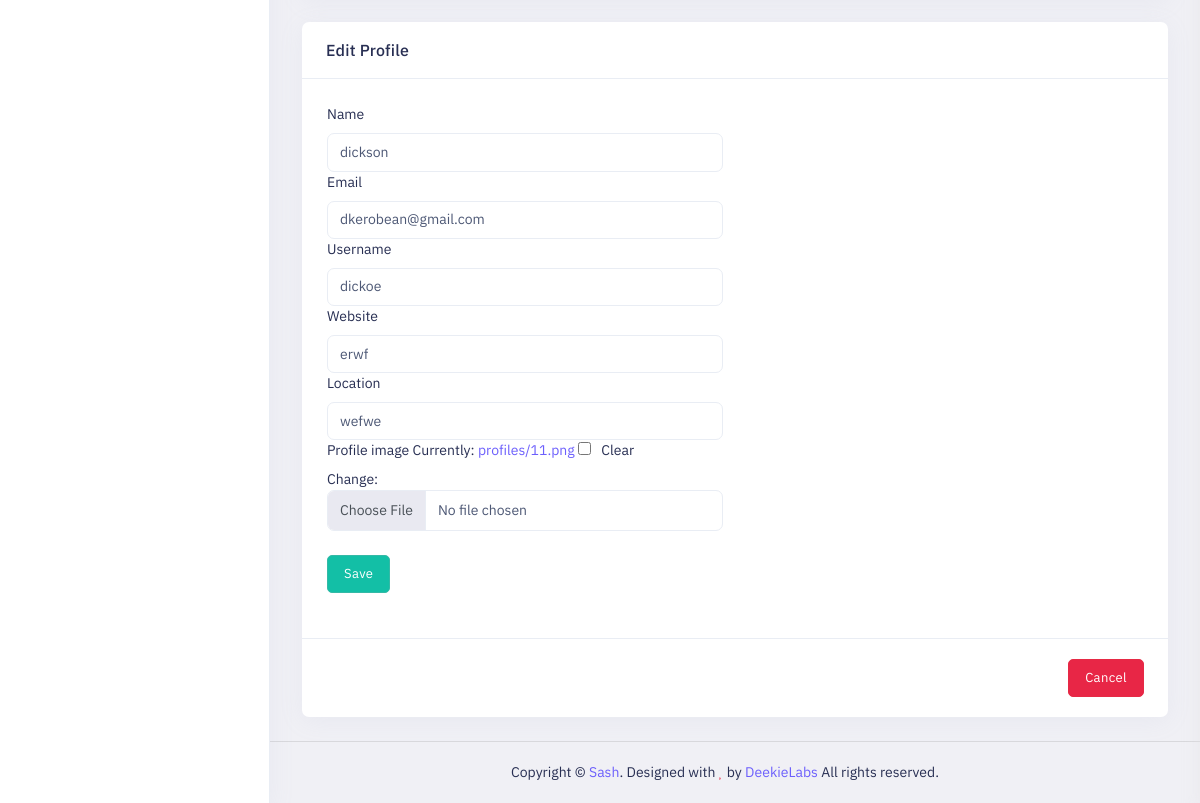
The app's page /user/profile/b3b97a174a95478e877c4b0bef4b90ba/ (signed in, lower part), older data.
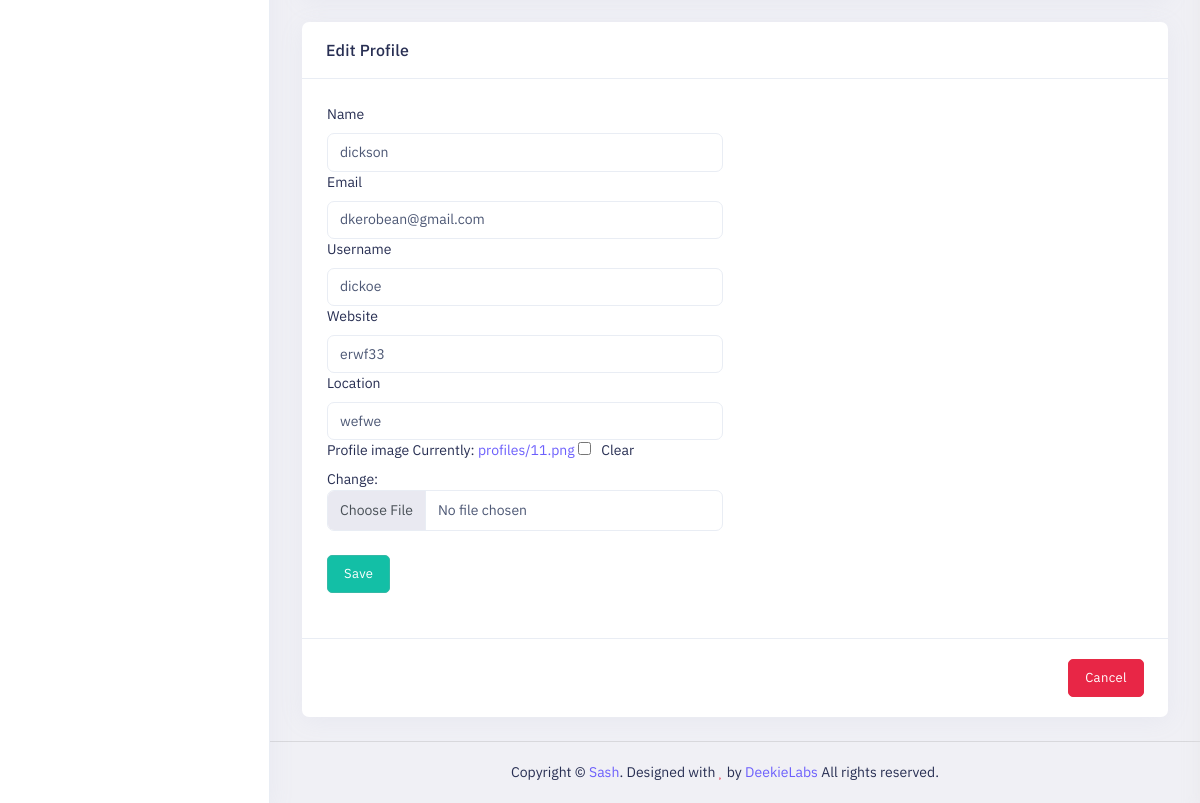
The same page, newer data.
### frontend/models.py (models this page shows, shortened)
class Profile(models.Model):
    user = models.OneToOneField(
        User, on_delete=models.CASCADE, null=True, blank=True, related_name='profile')
    name = models.CharField(max_length=200, blank=True, null=True)
    email = models.EmailField(max_length=200, blank=True, null=True)
    username = models.CharField(max_length=200, blank=True, null=True)
    website = models.CharField(max_length=200, blank=True, null=True)
    location = models.CharField(max_length=200, blank=True, null=True)
    profile_image = models.ImageField(null=True, blank=True,
                                      upload_to='profiles', default='profiles/avatar.svg')
    id = models.UUIDField(default=uuid.uuid4, unique=True,
                          primary_key=True, editable=False)

### user_dashboard/views.py (the view)
# urls.py: path('profile/<str:pk>/', views.editProfile, name="edit-profile"),
@login_required(login_url="user-login")
def editProfile(request, pk):
    user = Profile.objects.get(id=pk)
    form = ProfileForm(instance=user)
    if request.method == "POST":
        form = ProfileForm(request.POST, request.FILES, instance=user)
        if form.is_valid():
            form.save()
            messages.success(request, 'Profile Updated')
            return redirect('user_home', user.id)
    context = {
        'form':form,
        'user':user
    }
    return render(request, 'user_dashboard/edit_profile.html', context)

### user_dashboard/forms.py
class ProfileForm(ModelForm):
    class Meta:
        model = Profile
        fields = '__all__'
        exclude = ['user']
    def __init__(self, *args, **kwargs):
        super().__init__(*args, **kwargs)
        for field in self.fields.values():
            field.widget.attrs['class'] = 'form-control'

### user_dashboard/templates/user_dashboard/edit_profile.html (shortened to what this page needs)
{% extends 'layouts/user_dashboard.html' %}
{% load static  %}
{% block content %}
    <div class="main-content app-content mt-0">
                <div class="side-app">
                    <div class="main-container container-fluid">
                        <div class="row">
                            <div class="col-xl-4">
                            </div>
                            <div class="col-xl-8">
                                <div class="card">
                                    <div class="card-header">
                                        <h3 class="card-title">Edit Profile</h3>
                                    </div>
                                    <div class="card-body">
                                        <div class="row">
                                            <div class="col-lg-6 col-md-12">
                                                <div class="form-group">
                                                    <form action="" method="POST" enctype="multipart/form-data">
                                                        {% for field in form %}
                                                            <label for="exampleInputname">{{field.label}}</label>
                                                            {{field}}
                                                        {% endfor %}
                                                    <button class="btn btn-success mt-5 my-1" type="submit"> Save</button>
                                                    </form>
                                                </div>
                                            </div>
                                        </div>
                                    </div>
                                    <div class="card-footer text-end">
                                        <a href="javascript:void(0)" class="btn btn-danger my-1">Cancel</a>
                                    </div>
                                </div>
                            </div>
                        </div>
                    </div>
                </div>
            </div>
{% endblock %}

Row changes from the older to the newer data that the page shows:
changed Profile "dickson": website "erwf" → "erwf33"
